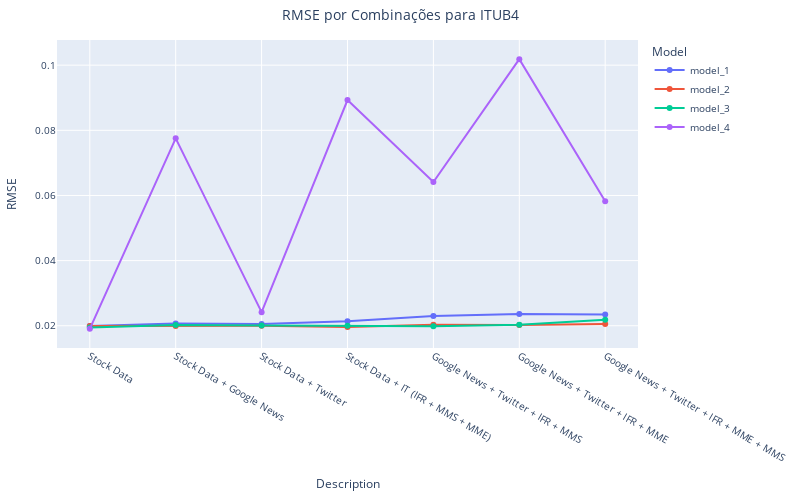

Notebook source saved alongside this figure:
### Code cell
# Grafico RMSE por combinação por ação
fig_filtered = plot_rmse_line_plotly(resultados_concatenados, stock_name='ITUB4')
fig_filtered.show()

### Figure 1 — Plotly figure (JSON) as saved in the notebook; plotly's stock layout.template omitted (floating-point values rounded to 4 significant figures)
{"data": [{"hovertemplate": "Model=model_1<br>Description=%{x}<br>RMSE=%{y}<extra></extra>", "legendgroup": "model_1", "line": {"color": "#636efa", "dash": "solid"}, "marker": {"symbol": "circle"}, "mode": "lines+markers", "name": "model_1", "orientation": "v", "showlegend": true, "type": "scatter", "x": ["Stock Data", "Stock Data + Google News", "Stock Data + Twitter", "Stock Data + IT (IFR + MMS + MME)", "Google News + Twitter + IFR + MMS", "Google News + Twitter + IFR + MME", "Google News + Twitter + IFR + MME + MMS"], "xaxis": "x", "y": [0.01991, 0.0207, 0.02057, 0.02139, 0.02299, 0.02361, 0.02348], "yaxis": "y"}, {"hovertemplate": "Model=model_2<br>Description=%{x}<br>RMSE=%{y}<extra></extra>", "legendgroup": "model_2", "line": {"color": "#EF553B", "dash": "solid"}, "marker": {"symbol": "circle"}, "mode": "lines+markers", "name": "model_2", "orientation": "v", "showlegend": true, "type": "scatter", "x": ["Stock Data", "Stock Data + Google News", "Stock Data + Twitter", "Stock Data + IT (IFR + MMS + MME)", "Google News + Twitter + IFR + MMS", "Google News + Twitter + IFR + MME", "Google News + Twitter + IFR + MME + MMS"], "xaxis": "x", "y": [0.01992, 0.01994, 0.02, 0.01965, 0.02029, 0.02022, 0.02055], "yaxis": "y"}, {"hovertemplate": "Model=model_3<br>Description=%{x}<br>RMSE=%{y}<extra></extra>", "legendgroup": "model_3", "line": {"color": "#00cc96", "dash": "solid"}, "marker": {"symbol": "circle"}, "mode": "lines+markers", "name": "model_3", "orientation": "v", "showlegend": true, "type": "scatter", "x": ["Stock Data", "Stock Data + Google News", "Stock Data + Twitter", "Stock Data + IT (IFR + MMS + MME)", "Google News + Twitter + IFR + MMS", "Google News + Twitter + IFR + MME", "Google News + Twitter + IFR + MME + MMS"], "xaxis": "x", "y": [0.01944, 0.0202, 0.02007, 0.01999, 0.01982, 0.02028, 0.02184], "yaxis": "y"}, {"hovertemplate": "Model=model_4<br>Description=%{x}<br>RMSE=%{y}<extra></extra>", "legendgroup": "model_4", "line": {"color": "#ab63fa", "dash": "solid"}, "marker": {"symbol": "circle"}, "mode": "lines+markers", "name": "model_4", "orientation": "v", "showlegend": true, "type": "scatter", "x": ["Stock Data", "Stock Data + Google News", "Stock Data + Twitter", "Stock Data + IT (IFR + MMS + MME)", "Google News + Twitter + IFR + MMS", "Google News + Twitter + IFR + MME", "Google News + Twitter + IFR + MME + MMS"], "xaxis": "x", "y": [0.01905, 0.07754, 0.02417, 0.08928, 0.06412, 0.1018, 0.05826], "yaxis": "y"}], "layout": {"font": {"size": 10}, "height": 500, "legend": {"title": {"text": "Model"}, "tracegroupgap": 0}, "margin": {"b": 20, "l": 20, "r": 20, "t": 40}, "title": {"text": "RMSE por Combinações para ITUB4", "x": 0.5}, "width": 800, "xaxis": {"anchor": "y", "domain": [0, 1], "title": {"text": "Description"}}, "yaxis": {"anchor": "x", "domain": [0, 1], "title": {"text": "RMSE"}}}}
